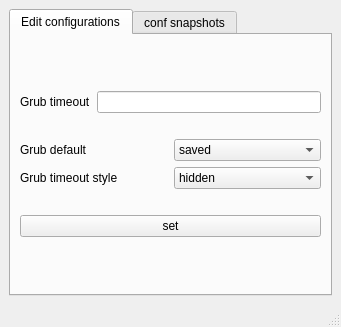
<?xml version="1.0" encoding="UTF-8"?>
<ui version="4.0">
 <class>MainWindow</class>
 <widget class="QMainWindow" name="MainWindow">
  <property name="geometry">
   <rect>
    <x>0</x>
    <y>0</y>
    <width>341</width>
    <height>327</height>
   </rect>
  </property>
  <property name="windowTitle">
   <string>Grub Editor</string>
  </property>
  <widget class="QWidget" name="centralwidget">
   <layout class="QVBoxLayout" name="verticalLayout_2">
    <item>
     <widget class="QTabWidget" name="tabWidget">
      <property name="currentIndex">
       <number>0</number>
      </property>
      <widget class="QWidget" name="edit_configurations">
       <attribute name="title">
        <string>Edit configurations</string>
       </attribute>
       <layout class="QGridLayout" name="gridLayout">
        <item row="0" column="0">
         <layout class="QVBoxLayout" name="verticalLayout">
          <property name="bottomMargin">
           <number>0</number>
          </property>
          <item>
           <layout class="QHBoxLayout" name="horizontalLayout">
            <property name="bottomMargin">
             <number>20</number>
            </property>
            <item>
             <widget class="QLabel" name="lbl_grub_timeout">
              <property name="text">
               <string>Grub timeout</string>
              </property>
             </widget>
            </item>
            <item>
             <widget class="QLineEdit" name="ledit_grub_timeout"/>
            </item>
           </layout>
          </item>
          <item>
           <layout class="QHBoxLayout" name="horizontalLayout_3">
            <item>
             <widget class="QLabel" name="label_2">
              <property name="text">
               <string>Grub default</string>
              </property>
             </widget>
            </item>
            <item>
             <widget class="QComboBox" name="comboBox_grub_default">
              <item>
               <property name="text">
                <string>saved</string>
               </property>
              </item>
             </widget>
            </item>
           </layout>
          </item>
          <item>
           <layout class="QHBoxLayout" name="horizontalLayout_2">
            <property name="bottomMargin">
             <number>20</number>
            </property>
            <item>
             <widget class="QLabel" name="label">
              <property name="text">
               <string>Grub timeout style</string>
              </property>
             </widget>
            </item>
            <item>
             <widget class="QComboBox" name="comboBoxTimeoutStyle">
              <item>
               <property name="text">
                <string>hidden</string>
               </property>
              </item>
              <item>
               <property name="text">
                <string>menu</string>
               </property>
              </item>
             </widget>
            </item>
           </layout>
          </item>
          <item>
           <widget class="QPushButton" name="btn_set">
            <property name="text">
             <string>set</string>
            </property>
           </widget>
          </item>
         </layout>
        </item>
       </layout>
      </widget>
      <widget class="QWidget" name="conf_snapshots">
       <attribute name="title">
        <string>conf snapshots</string>
       </attribute>
       <layout class="QGridLayout" name="gridLayout_2">
        <item row="0" column="0">
         <layout class="QVBoxLayout" name="VLayout_snapshot">
          <item>
           <widget class="QPushButton" name="btn_create_snapshot">
            <property name="text">
             <string>create a snapshot now</string>
            </property>
           </widget>
          </item>
         </layout>
        </item>
       </layout>
      </widget>
     </widget>
    </item>
   </layout>
  </widget>
  <widget class="QMenuBar" name="menubar">
   <property name="geometry">
    <rect>
     <x>0</x>
     <y>0</y>
     <width>341</width>
     <height>30</height>
    </rect>
   </property>
  </widget>
  <widget class="QStatusBar" name="statusbar"/>
 </widget>
 <resources/>
 <connections/>
</ui>
